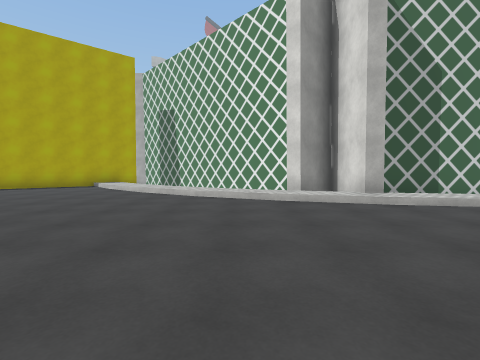
view 1 (above)

16 first-person views from a walk through a 3-D level made in the Unity game engine. The camera is 1.3 m above the floor, tilts 2° down and sees 85° across. The floor is counted in squares, 2 m on a side. Each view is taken from the middle of a square. On the plan, view 1 faces up. The plan holds only what a view shows up to about 9 squares ahead; the rest is blank. The place goes on beyond the plan. The player is left out. Some surface patterns are stand-ins.

view 2
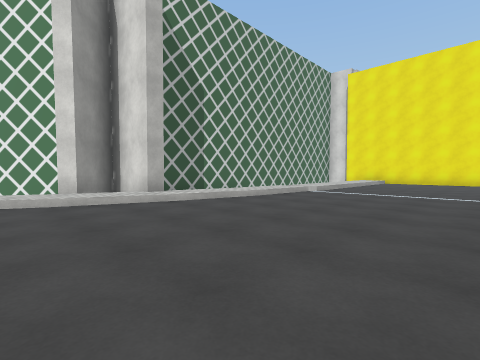

view 3
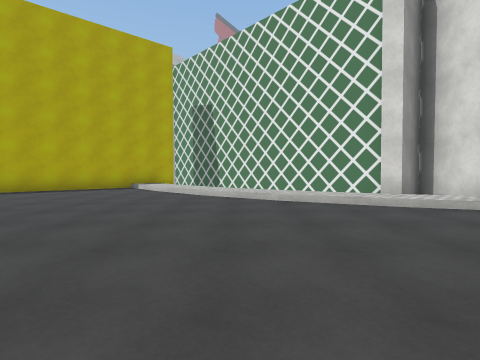

view 4
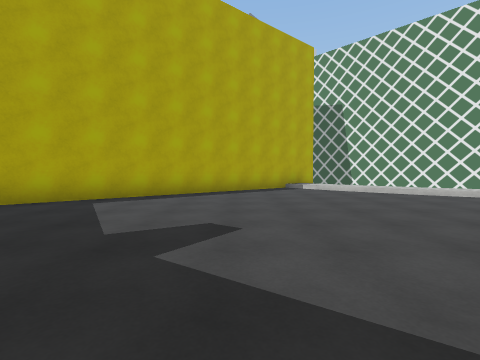

view 5
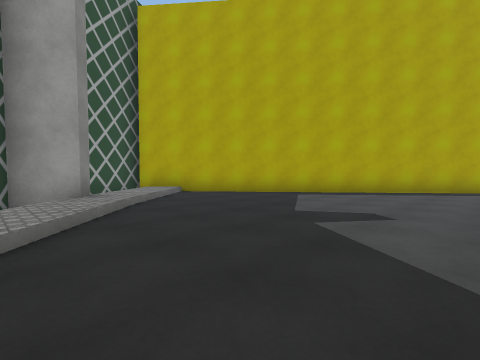

view 6
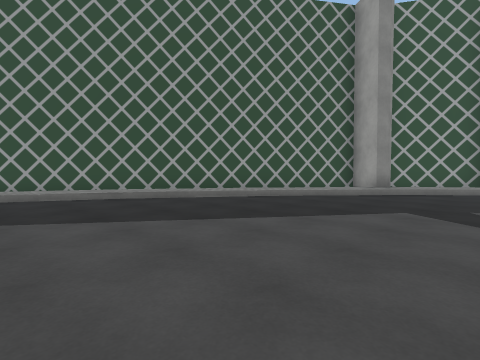

view 7
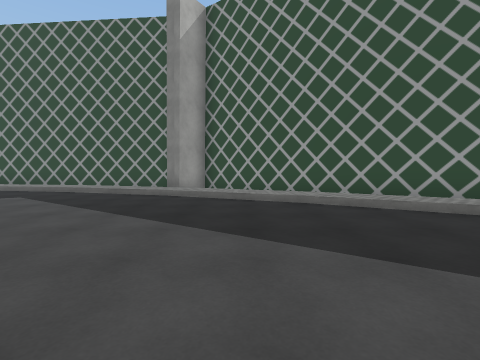

view 8
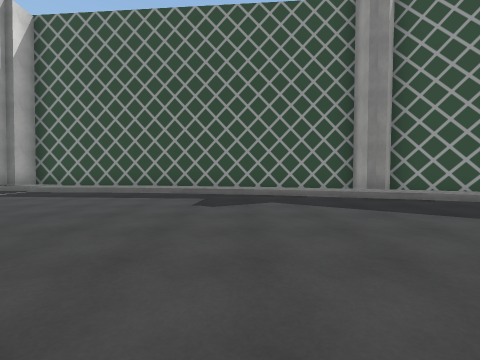

view 9
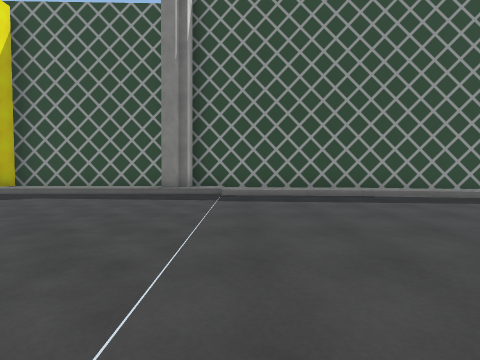

view 10
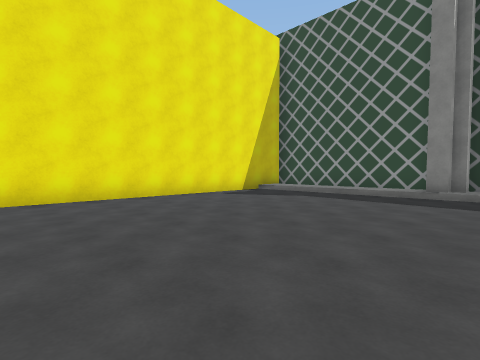

view 11
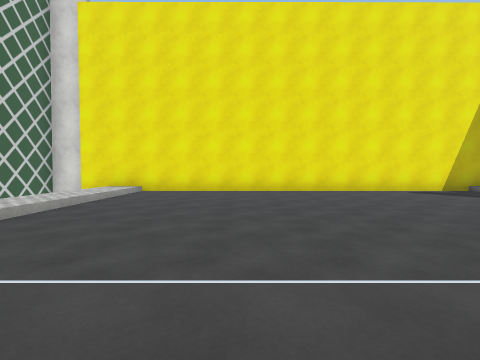

view 12
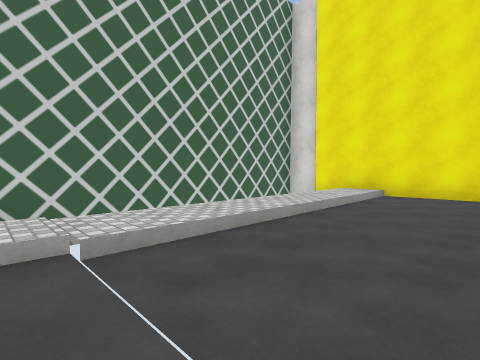

view 13
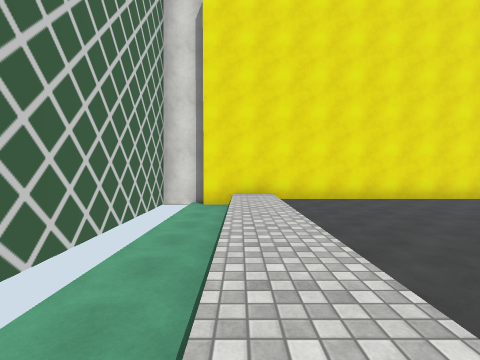

view 14
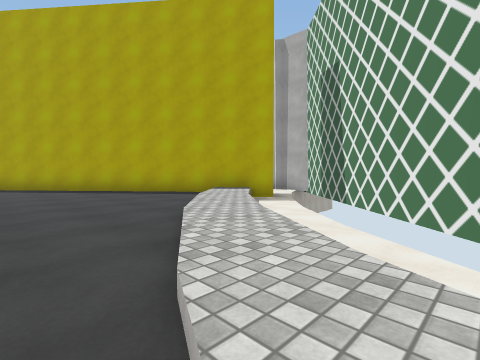

view 15
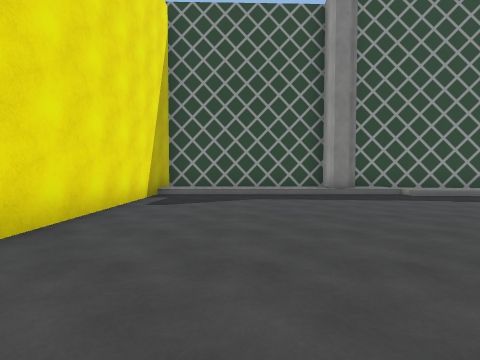

view 16
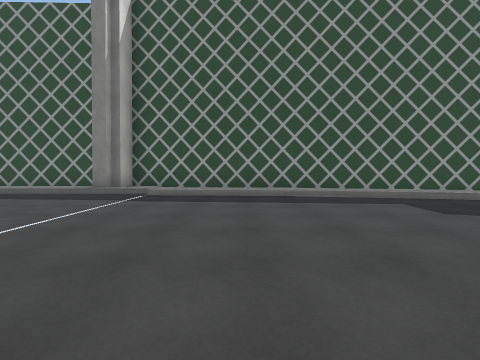

### Floor plan
Key: @ floor where view 1 was taken; # wall or solid block; . main floor; : floor 0.25 m higher than the main floor; / step, stairs or slope; v drop or lower ground.
Columns run from 16 left of view 1 to 15 right of it. Each row starts with its distance up from view 1.
 13            ###
 12          ###v
 11         ##/:vv
 10        ##../:vv ##
  9       ##..../:vvv##
  8      ##....../:vvv##
  7    ###......../::v##vvvv########
  6   ##............/::#vv  vvvvvvv#
  5  ##................//::::::::::#
  4 ##/.....................///////#
  3 ##:/...........................#
  2  vv:/..........................#
  1    #:/.........................#
  0    #v:/.........@..............#
 -1     v#::/......................#
 -2      ##v:/.....................#
 -3        vv::/...................#
 -4         v#v:://................#
 -5           vvv::://.............#
 -6            ### v:::::///.......#
 -7              ##v####vvv::#:::::#
 -8                       v#########

Positions as (right, up) in squares from view 1, and headings:
1: (0, 0), facing up
2: (0, 0), facing up-right
3: (-2, 1), facing up
4: (-8, 1), facing up
5: (-7, 0), facing up-left
6: (-4, 4), facing down-left
7: (-5, 3), facing down
8: (1, 2), facing down
9: (7, 1), facing down
10: (8, 1), facing down-right
11: (6, 1), facing right
12: (7, 2), facing up-right
13: (7, 5), facing right
14: (0, 6), facing up-left
15: (12, 1), facing down
16: (5, 1), facing down
